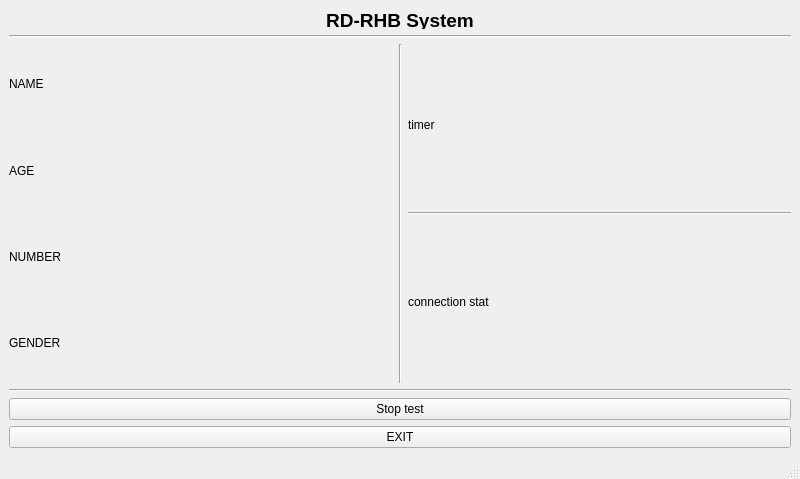
<?xml version="1.0" encoding="UTF-8"?>
<ui version="4.0">
 <class>MainWindow</class>
 <widget class="QMainWindow" name="MainWindow">
  <property name="geometry">
   <rect>
    <x>0</x>
    <y>0</y>
    <width>800</width>
    <height>479</height>
   </rect>
  </property>
  <property name="windowTitle">
   <string>MainWindow</string>
  </property>
  <widget class="QWidget" name="centralwidget">
   <layout class="QVBoxLayout" name="verticalLayout_4">
    <item>
     <widget class="QLabel" name="label_2">
      <property name="minimumSize">
       <size>
        <width>782</width>
        <height>20</height>
       </size>
      </property>
      <property name="maximumSize">
       <size>
        <width>16777215</width>
        <height>20</height>
       </size>
      </property>
      <property name="toolTip">
       <string>&lt;html&gt;&lt;head/&gt;&lt;body&gt;&lt;p align=&quot;center&quot;&gt;&lt;span style=&quot; font-size:14pt; font-weight:600;&quot;&gt;RD-RHB System&lt;/span&gt;&lt;/p&gt;&lt;/body&gt;&lt;/html&gt;</string>
      </property>
      <property name="text">
       <string>&lt;html&gt;&lt;head/&gt;&lt;body&gt;&lt;p align=&quot;center&quot;&gt;&lt;span style=&quot; font-size:14pt; font-weight:600;&quot;&gt;RD-RHB System&lt;/span&gt;&lt;/p&gt;&lt;/body&gt;&lt;/html&gt;</string>
      </property>
     </widget>
    </item>
    <item>
     <widget class="Line" name="line_2">
      <property name="orientation">
       <enum>Qt::Horizontal</enum>
      </property>
     </widget>
    </item>
    <item>
     <layout class="QHBoxLayout" name="horizontalLayout">
      <item>
       <layout class="QVBoxLayout" name="verticalLayout">
        <item>
         <widget class="QLabel" name="label_3">
          <property name="minimumSize">
           <size>
            <width>381</width>
            <height>0</height>
           </size>
          </property>
          <property name="text">
           <string>NAME</string>
          </property>
         </widget>
        </item>
        <item>
         <widget class="QLabel" name="label_5">
          <property name="minimumSize">
           <size>
            <width>381</width>
            <height>0</height>
           </size>
          </property>
          <property name="text">
           <string>AGE</string>
          </property>
         </widget>
        </item>
        <item>
         <widget class="QLabel" name="label_4">
          <property name="minimumSize">
           <size>
            <width>381</width>
            <height>0</height>
           </size>
          </property>
          <property name="text">
           <string>NUMBER</string>
          </property>
         </widget>
        </item>
        <item>
         <widget class="QLabel" name="label_6">
          <property name="minimumSize">
           <size>
            <width>381</width>
            <height>0</height>
           </size>
          </property>
          <property name="text">
           <string>GENDER</string>
          </property>
         </widget>
        </item>
       </layout>
      </item>
      <item>
       <widget class="Line" name="line">
        <property name="orientation">
         <enum>Qt::Vertical</enum>
        </property>
       </widget>
      </item>
      <item>
       <layout class="QVBoxLayout" name="verticalLayout_3">
        <item>
         <widget class="QLabel" name="label_7">
          <property name="minimumSize">
           <size>
            <width>380</width>
            <height>0</height>
           </size>
          </property>
          <property name="text">
           <string>timer</string>
          </property>
         </widget>
        </item>
        <item>
         <widget class="Line" name="line_3">
          <property name="orientation">
           <enum>Qt::Horizontal</enum>
          </property>
         </widget>
        </item>
        <item>
         <widget class="QLabel" name="label_8">
          <property name="minimumSize">
           <size>
            <width>380</width>
            <height>0</height>
           </size>
          </property>
          <property name="text">
           <string>connection stat</string>
          </property>
         </widget>
        </item>
       </layout>
      </item>
     </layout>
    </item>
    <item>
     <layout class="QVBoxLayout" name="verticalLayout_2">
      <item>
       <widget class="Line" name="line_4">
        <property name="orientation">
         <enum>Qt::Horizontal</enum>
        </property>
       </widget>
      </item>
      <item>
       <widget class="QPushButton" name="start_button">
        <property name="minimumSize">
         <size>
          <width>780</width>
          <height>0</height>
         </size>
        </property>
        <property name="text">
         <string>Stop test</string>
        </property>
       </widget>
      </item>
      <item>
       <widget class="QPushButton" name="exit_button">
        <property name="minimumSize">
         <size>
          <width>780</width>
          <height>0</height>
         </size>
        </property>
        <property name="text">
         <string>EXIT</string>
        </property>
       </widget>
      </item>
     </layout>
    </item>
   </layout>
   <zorder>label_2</zorder>
   <zorder>label_3</zorder>
   <zorder>label_4</zorder>
   <zorder>label_5</zorder>
   <zorder>label_6</zorder>
   <zorder>label_5</zorder>
   <zorder>label_7</zorder>
   <zorder>layoutWidget</zorder>
   <zorder>label_8</zorder>
   <zorder>line</zorder>
   <zorder>line_2</zorder>
  </widget>
  <widget class="QMenuBar" name="menubar">
   <property name="geometry">
    <rect>
     <x>0</x>
     <y>0</y>
     <width>800</width>
     <height>25</height>
    </rect>
   </property>
  </widget>
  <widget class="QStatusBar" name="statusbar"/>
 </widget>
 <resources/>
 <connections/>
</ui>
